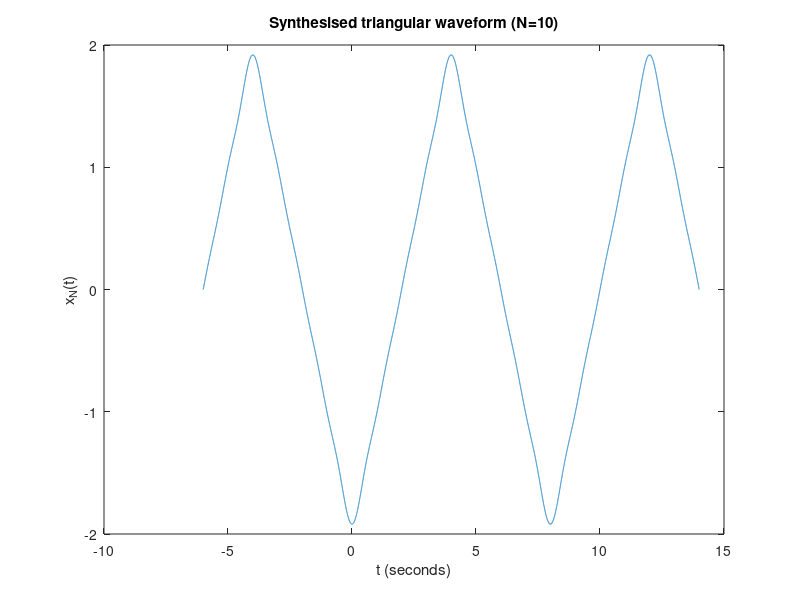

This figure's MATLAB source: (Note: this script raises an error after producing the figure.)
j = sqrt(-1);  % to be sure
tv = -6:0.001:14;  % time values (a row vector)
xv = zeros(size(tv));  % signal values initially zero
N = 10;  % highest term in synthesis equation
for k=-N:N
  % Current complex exponential values (a row vector)
  xcv = exp(j*k*pi/4*tv);
  
  % Coefficient for current complex exponential
  if k==0
    ck = 0;  % DC
  else
    ck = 4/((j*k*pi)^2)*(1 - exp(-j*k*pi));  % formula
    %ck = 1/(j*k*pi)*(1 - exp(-j*k*pi));  % y(t)
    %ck = 1/4*(1 - exp(-j*k*pi));  % z(t)
  end
  
  % Add scaled complex exponential to signal values
  xv = xv + ck*xcv;
end
plot(tv,real(xv));  % the values *should* be real
xlabel('t (seconds)');
ylabel('x_N(t)');
title(sprintf('Synthesised triangular waveform (N=%i)',N));
lh = line([0; 0], [ax(3); ax(4)]);  set(lh, 'color', 'k');
lh = line([ax(1); ax(2)], [0; 0]);  set(lh, 'color', 'k');
set(gca,'xtick',[-4 0 4 8 12]);
ax = [-6 14 -2.5 2.5];
axis(ax);
exportfig(gcf,'fs_additional_fig04.eps','width',10,'height',3,'fontmode','fixed', 'fontsize',8,'Color','cmyk');
